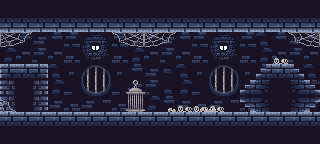

Rendered tile map (Tiled .tmx) drawn with the repository's tilesets; below, a short description and the map source with its tile grids summarised:
An orthogonal 20x9 tile map with 16x16 px tiles, 7 tile layers (ground, brick, skelleton2, skelleton1, ...), 2 tilesets and 6 objects (spawnPoint, ground, potion, door, quest1, ...).

<map version="1.10" tiledversion="1.10.2" orientation="orthogonal" renderorder="right-down" width="20" height="9" tilewidth="16" tileheight="16" infinite="0" nextlayerid="26" nextobjectid="9">
 <tileset firstgid="1" source="Dungeon 1.tsx" />
 <tileset firstgid="271" source="Dungeon 2.tsx" />
 <group id="18" name="spawnPoint">
  <objectgroup id="14" name="spawnPoint">
   <object id="2" name="spawnPoint" x="16" y="80" width="16" height="16" />
  </objectgroup>
 </group>
 <group id="16" name="ground">
  <objectgroup id="13" name="ground">
   <object id="1" name="ground" x="0" y="112" width="320" height="32" />
  </objectgroup>
  <layer id="2" name="ground" width="20" height="9">
   <data>[180 cells, 40 non-empty, 2 distinct tile ids]</data>
  </layer>
 </group>
 <group id="17" name="accessory">
  <layer id="1" name="brick" width="20" height="9">
   <data>[180 cells, 140 non-empty, 29 distinct tile ids]</data>
  </layer>
  <layer id="11" name="skelleton2" width="20" height="9">
   <data>[180 cells, 2 non-empty, 2 distinct tile ids]</data>
  </layer>
  <layer id="10" name="skelleton1" width="20" height="9">
   <data>[180 cells, 4 non-empty, 2 distinct tile ids]</data>
  </layer>
  <layer id="12" name="spiderWeb" width="20" height="9">
   <data>[180 cells, 9 non-empty, 4 distinct tile ids]</data>
  </layer>
  <layer id="7" name="cage" width="20" height="9">
   <data>[180 cells, 6 non-empty, 6 distinct tile ids]</data>
  </layer>
 </group>
 <group id="20" name="hideItem">
  <objectgroup id="23" name="hideItem">
   <properties>
    <property name="layer" value="2" />
   </properties>
   <object id="6" name="potion" x="128" y="96" width="16" height="16">
    <properties>
     <property name="layer" value="2" />
    </properties>
   </object>
  </objectgroup>
 </group>
 <group id="21" name="door">
  <layer id="6" name="door" width="20" height="9">
   <data>[180 cells, 14 non-empty, 9 distinct tile ids]</data>
  </layer>
  <objectgroup id="22" name="door">
   <properties>
    <property name="needSprite" value="sprite" />
    <property name="reward" value="next level" />
   </properties>
   <object id="5" name="door" x="272" y="80" width="16" height="32">
    <properties>
     <property name="needSprite" value="" />
    </properties>
   </object>
  </objectgroup>
 </group>
 <group id="19" name="quest">
  <objectgroup id="15" name="questList">
   <properties>
    <property name="needSprite" value="monster" />
    <property name="request" value="potion" />
    <property name="reward" value="remove" />
   </properties>
   <object id="8" name="quest1" x="208" y="81" width="20.6667" height="31">
    <properties>
     <property name="CollisionBitmask" type="bool" value="true" />
     <property name="finish sound" value="" />
     <property name="needSprite" value="monster" />
     <property name="request" value="potion" />
     <property name="reward" value="next level" />
     <property name="unfinish sound" value="" />
    </properties>
   </object>
  </objectgroup>
 </group>
 <group id="24" name="scale">
  <objectgroup id="25" name="scale">
   <object id="7" name="scale" x="0" y="0" width="16" height="16">
    <properties>
     <property name="scaleSize" value="1.35" />
    </properties>
   </object>
  </objectgroup>
 </group>
</map>
